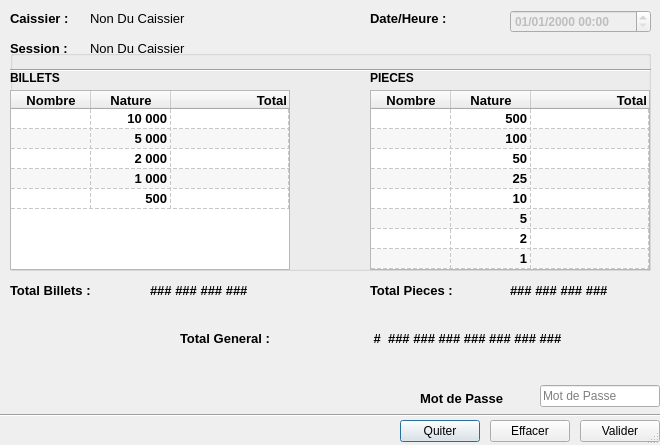
<?xml version="1.0" encoding="UTF-8"?>
<ui version="4.0">
 <class>CashDeskClosure</class>
 <widget class="QDialog" name="CashDeskClosure">
  <property name="geometry">
   <rect>
    <x>0</x>
    <y>0</y>
    <width>660</width>
    <height>445</height>
   </rect>
  </property>
  <property name="sizePolicy">
   <sizepolicy hsizetype="Fixed" vsizetype="Fixed">
    <horstretch>0</horstretch>
    <verstretch>0</verstretch>
   </sizepolicy>
  </property>
  <property name="minimumSize">
   <size>
    <width>660</width>
    <height>445</height>
   </size>
  </property>
  <property name="maximumSize">
   <size>
    <width>660</width>
    <height>445</height>
   </size>
  </property>
  <property name="windowTitle">
   <string>Billetage Pour Fermeture de Caisse</string>
  </property>
  <property name="sizeGripEnabled">
   <bool>true</bool>
  </property>
  <property name="modal">
   <bool>true</bool>
  </property>
  <widget class="QGroupBox" name="groupBox">
   <property name="geometry">
    <rect>
     <x>10</x>
     <y>50</y>
     <width>641</width>
     <height>221</height>
    </rect>
   </property>
   <property name="font">
    <font>
     <weight>75</weight>
     <bold>true</bold>
    </font>
   </property>
   <property name="title">
    <string/>
   </property>
   <widget class="QTableWidget" name="tblwidget_notes">
    <property name="geometry">
     <rect>
      <x>0</x>
      <y>40</y>
      <width>280</width>
      <height>180</height>
     </rect>
    </property>
    <property name="font">
     <font>
      <pointsize>10</pointsize>
      <weight>50</weight>
      <bold>false</bold>
     </font>
    </property>
    <property name="alternatingRowColors">
     <bool>true</bool>
    </property>
    <property name="selectionMode">
     <enum>QAbstractItemView::SingleSelection</enum>
    </property>
    <property name="gridStyle">
     <enum>Qt::DashLine</enum>
    </property>
    <property name="wordWrap">
     <bool>false</bool>
    </property>
    <attribute name="horizontalHeaderDefaultSectionSize">
     <number>80</number>
    </attribute>
    <attribute name="horizontalHeaderMinimumSectionSize">
     <number>80</number>
    </attribute>
    <attribute name="horizontalHeaderStretchLastSection">
     <bool>true</bool>
    </attribute>
    <attribute name="verticalHeaderVisible">
     <bool>false</bool>
    </attribute>
    <attribute name="verticalHeaderDefaultSectionSize">
     <number>20</number>
    </attribute>
    <attribute name="verticalHeaderMinimumSectionSize">
     <number>10</number>
    </attribute>
    <attribute name="verticalHeaderStretchLastSection">
     <bool>false</bool>
    </attribute>
    <row>
     <property name="text">
      <string>New Row</string>
     </property>
    </row>
    <row>
     <property name="text">
      <string>New Row</string>
     </property>
    </row>
    <row>
     <property name="text">
      <string>New Row</string>
     </property>
    </row>
    <row>
     <property name="text">
      <string>New Row</string>
     </property>
    </row>
    <row>
     <property name="text">
      <string>New Row</string>
     </property>
    </row>
    <column>
     <property name="text">
      <string>Nombre</string>
     </property>
     <property name="font">
      <font>
       <weight>75</weight>
       <bold>true</bold>
      </font>
     </property>
     <property name="textAlignment">
      <set>AlignCenter</set>
     </property>
     <property name="background">
      <color>
       <red>152</red>
       <green>152</green>
       <blue>152</blue>
      </color>
     </property>
    </column>
    <column>
     <property name="text">
      <string>Nature</string>
     </property>
     <property name="font">
      <font>
       <weight>75</weight>
       <bold>true</bold>
      </font>
     </property>
     <property name="background">
      <color>
       <red>152</red>
       <green>152</green>
       <blue>152</blue>
      </color>
     </property>
    </column>
    <column>
     <property name="text">
      <string>Total</string>
     </property>
     <property name="font">
      <font>
       <weight>75</weight>
       <bold>true</bold>
      </font>
     </property>
     <property name="textAlignment">
      <set>AlignTrailing|AlignVCenter</set>
     </property>
     <property name="background">
      <color>
       <red>152</red>
       <green>152</green>
       <blue>152</blue>
      </color>
     </property>
    </column>
    <item row="0" column="1">
     <property name="text">
      <string>10 000</string>
     </property>
     <property name="font">
      <font>
       <weight>75</weight>
       <bold>true</bold>
      </font>
     </property>
     <property name="textAlignment">
      <set>AlignTrailing|AlignVCenter</set>
     </property>
     <property name="flags">
      <set>ItemIsSelectable|ItemIsEnabled</set>
     </property>
    </item>
    <item row="0" column="2">
     <property name="text">
      <string/>
     </property>
     <property name="textAlignment">
      <set>AlignTrailing|AlignVCenter</set>
     </property>
    </item>
    <item row="1" column="1">
     <property name="text">
      <string>5 000</string>
     </property>
     <property name="font">
      <font>
       <weight>75</weight>
       <bold>true</bold>
      </font>
     </property>
     <property name="textAlignment">
      <set>AlignTrailing|AlignVCenter</set>
     </property>
     <property name="flags">
      <set>ItemIsSelectable|ItemIsEnabled</set>
     </property>
    </item>
    <item row="1" column="2">
     <property name="text">
      <string/>
     </property>
     <property name="textAlignment">
      <set>AlignTrailing|AlignVCenter</set>
     </property>
    </item>
    <item row="2" column="1">
     <property name="text">
      <string>2 000</string>
     </property>
     <property name="font">
      <font>
       <weight>75</weight>
       <bold>true</bold>
      </font>
     </property>
     <property name="textAlignment">
      <set>AlignTrailing|AlignVCenter</set>
     </property>
     <property name="flags">
      <set>ItemIsSelectable|ItemIsEnabled</set>
     </property>
    </item>
    <item row="2" column="2">
     <property name="text">
      <string/>
     </property>
     <property name="textAlignment">
      <set>AlignTrailing|AlignVCenter</set>
     </property>
    </item>
    <item row="3" column="1">
     <property name="text">
      <string>1 000</string>
     </property>
     <property name="font">
      <font>
       <weight>75</weight>
       <bold>true</bold>
      </font>
     </property>
     <property name="textAlignment">
      <set>AlignTrailing|AlignVCenter</set>
     </property>
     <property name="flags">
      <set>ItemIsSelectable|ItemIsEnabled</set>
     </property>
    </item>
    <item row="3" column="2">
     <property name="text">
      <string/>
     </property>
     <property name="textAlignment">
      <set>AlignTrailing|AlignVCenter</set>
     </property>
    </item>
    <item row="4" column="1">
     <property name="text">
      <string>500</string>
     </property>
     <property name="font">
      <font>
       <weight>75</weight>
       <bold>true</bold>
      </font>
     </property>
     <property name="textAlignment">
      <set>AlignTrailing|AlignVCenter</set>
     </property>
     <property name="flags">
      <set>ItemIsSelectable|ItemIsEnabled</set>
     </property>
    </item>
    <item row="4" column="2">
     <property name="text">
      <string/>
     </property>
     <property name="textAlignment">
      <set>AlignTrailing|AlignVCenter</set>
     </property>
    </item>
   </widget>
   <widget class="QLabel" name="label">
    <property name="geometry">
     <rect>
      <x>0</x>
      <y>20</y>
      <width>281</width>
      <height>16</height>
     </rect>
    </property>
    <property name="font">
     <font>
      <weight>75</weight>
      <bold>true</bold>
     </font>
    </property>
    <property name="text">
     <string>BILLETS</string>
    </property>
   </widget>
   <widget class="QLabel" name="label_2">
    <property name="geometry">
     <rect>
      <x>360</x>
      <y>20</y>
      <width>271</width>
      <height>16</height>
     </rect>
    </property>
    <property name="font">
     <font>
      <weight>75</weight>
      <bold>true</bold>
     </font>
    </property>
    <property name="text">
     <string>PIECES</string>
    </property>
   </widget>
   <widget class="QTableWidget" name="tblwidget_coins">
    <property name="geometry">
     <rect>
      <x>360</x>
      <y>40</y>
      <width>280</width>
      <height>180</height>
     </rect>
    </property>
    <property name="font">
     <font>
      <pointsize>10</pointsize>
      <weight>50</weight>
      <bold>false</bold>
     </font>
    </property>
    <property name="alternatingRowColors">
     <bool>true</bool>
    </property>
    <property name="selectionMode">
     <enum>QAbstractItemView::SingleSelection</enum>
    </property>
    <property name="gridStyle">
     <enum>Qt::DashLine</enum>
    </property>
    <property name="wordWrap">
     <bool>false</bool>
    </property>
    <attribute name="horizontalHeaderDefaultSectionSize">
     <number>80</number>
    </attribute>
    <attribute name="horizontalHeaderMinimumSectionSize">
     <number>80</number>
    </attribute>
    <attribute name="horizontalHeaderStretchLastSection">
     <bool>true</bool>
    </attribute>
    <attribute name="verticalHeaderVisible">
     <bool>false</bool>
    </attribute>
    <attribute name="verticalHeaderDefaultSectionSize">
     <number>20</number>
    </attribute>
    <attribute name="verticalHeaderMinimumSectionSize">
     <number>10</number>
    </attribute>
    <attribute name="verticalHeaderStretchLastSection">
     <bool>true</bool>
    </attribute>
    <row>
     <property name="text">
      <string>New Row</string>
     </property>
    </row>
    <row>
     <property name="text">
      <string>New Row</string>
     </property>
    </row>
    <row>
     <property name="text">
      <string>New Row</string>
     </property>
    </row>
    <row>
     <property name="text">
      <string>New Row</string>
     </property>
    </row>
    <row>
     <property name="text">
      <string>New Row</string>
     </property>
    </row>
    <row>
     <property name="text">
      <string>New Row</string>
     </property>
    </row>
    <row>
     <property name="text">
      <string>New Row</string>
     </property>
    </row>
    <row>
     <property name="text">
      <string>New Row</string>
     </property>
    </row>
    <column>
     <property name="text">
      <string>Nombre</string>
     </property>
     <property name="font">
      <font>
       <weight>75</weight>
       <bold>true</bold>
      </font>
     </property>
     <property name="textAlignment">
      <set>AlignCenter</set>
     </property>
     <property name="background">
      <color>
       <red>152</red>
       <green>152</green>
       <blue>152</blue>
      </color>
     </property>
    </column>
    <column>
     <property name="text">
      <string>Nature</string>
     </property>
     <property name="font">
      <font>
       <weight>75</weight>
       <bold>true</bold>
      </font>
     </property>
     <property name="background">
      <color>
       <red>152</red>
       <green>152</green>
       <blue>152</blue>
      </color>
     </property>
    </column>
    <column>
     <property name="text">
      <string>Total</string>
     </property>
     <property name="font">
      <font>
       <weight>75</weight>
       <bold>true</bold>
      </font>
     </property>
     <property name="textAlignment">
      <set>AlignTrailing|AlignVCenter</set>
     </property>
     <property name="background">
      <color>
       <red>152</red>
       <green>152</green>
       <blue>152</blue>
      </color>
     </property>
    </column>
    <item row="0" column="1">
     <property name="text">
      <string>500</string>
     </property>
     <property name="font">
      <font>
       <weight>75</weight>
       <bold>true</bold>
      </font>
     </property>
     <property name="textAlignment">
      <set>AlignTrailing|AlignVCenter</set>
     </property>
     <property name="flags">
      <set>ItemIsSelectable|ItemIsEnabled</set>
     </property>
    </item>
    <item row="0" column="2">
     <property name="text">
      <string/>
     </property>
     <property name="textAlignment">
      <set>AlignTrailing|AlignVCenter</set>
     </property>
    </item>
    <item row="1" column="1">
     <property name="text">
      <string>100</string>
     </property>
     <property name="font">
      <font>
       <weight>75</weight>
       <bold>true</bold>
      </font>
     </property>
     <property name="textAlignment">
      <set>AlignTrailing|AlignVCenter</set>
     </property>
     <property name="flags">
      <set>ItemIsSelectable|ItemIsEnabled</set>
     </property>
    </item>
    <item row="1" column="2">
     <property name="text">
      <string/>
     </property>
     <property name="textAlignment">
      <set>AlignTrailing|AlignVCenter</set>
     </property>
    </item>
    <item row="2" column="1">
     <property name="text">
      <string>50</string>
     </property>
     <property name="font">
      <font>
       <weight>75</weight>
       <bold>true</bold>
      </font>
     </property>
     <property name="textAlignment">
      <set>AlignTrailing|AlignVCenter</set>
     </property>
     <property name="flags">
      <set>ItemIsSelectable|ItemIsEnabled</set>
     </property>
    </item>
    <item row="2" column="2">
     <property name="text">
      <string/>
     </property>
     <property name="textAlignment">
      <set>AlignTrailing|AlignVCenter</set>
     </property>
    </item>
    <item row="3" column="1">
     <property name="text">
      <string>25</string>
     </property>
     <property name="font">
      <font>
       <weight>75</weight>
       <bold>true</bold>
      </font>
     </property>
     <property name="textAlignment">
      <set>AlignTrailing|AlignVCenter</set>
     </property>
     <property name="flags">
      <set>ItemIsSelectable|ItemIsEnabled</set>
     </property>
    </item>
    <item row="3" column="2">
     <property name="text">
      <string/>
     </property>
     <property name="textAlignment">
      <set>AlignTrailing|AlignVCenter</set>
     </property>
    </item>
    <item row="4" column="1">
     <property name="text">
      <string>10</string>
     </property>
     <property name="font">
      <font>
       <weight>75</weight>
       <bold>true</bold>
      </font>
     </property>
     <property name="textAlignment">
      <set>AlignTrailing|AlignVCenter</set>
     </property>
     <property name="flags">
      <set>ItemIsSelectable|ItemIsEnabled</set>
     </property>
    </item>
    <item row="4" column="2">
     <property name="text">
      <string/>
     </property>
     <property name="textAlignment">
      <set>AlignTrailing|AlignVCenter</set>
     </property>
    </item>
    <item row="5" column="1">
     <property name="text">
      <string>5</string>
     </property>
     <property name="font">
      <font>
       <weight>75</weight>
       <bold>true</bold>
      </font>
     </property>
     <property name="textAlignment">
      <set>AlignTrailing|AlignVCenter</set>
     </property>
     <property name="flags">
      <set>ItemIsSelectable|ItemIsEnabled</set>
     </property>
    </item>
    <item row="6" column="1">
     <property name="text">
      <string>2</string>
     </property>
     <property name="font">
      <font>
       <weight>75</weight>
       <bold>true</bold>
      </font>
     </property>
     <property name="textAlignment">
      <set>AlignTrailing|AlignVCenter</set>
     </property>
     <property name="flags">
      <set>ItemIsSelectable|ItemIsEnabled</set>
     </property>
    </item>
    <item row="7" column="1">
     <property name="text">
      <string>1</string>
     </property>
     <property name="font">
      <font>
       <weight>75</weight>
       <bold>true</bold>
      </font>
     </property>
     <property name="textAlignment">
      <set>AlignTrailing|AlignVCenter</set>
     </property>
     <property name="flags">
      <set>ItemIsSelectable|ItemIsEnabled</set>
     </property>
    </item>
   </widget>
  </widget>
  <widget class="QPushButton" name="ptn_quit">
   <property name="geometry">
    <rect>
     <x>400</x>
     <y>420</y>
     <width>80</width>
     <height>22</height>
    </rect>
   </property>
   <property name="toolTip">
    <string>Quiter sans Rien Enregistrer</string>
   </property>
   <property name="text">
    <string>Quiter</string>
   </property>
  </widget>
  <widget class="QPushButton" name="pbtn_validate">
   <property name="geometry">
    <rect>
     <x>580</x>
     <y>420</y>
     <width>80</width>
     <height>22</height>
    </rect>
   </property>
   <property name="toolTip">
    <string>Valider la Fermeture de caisse</string>
   </property>
   <property name="text">
    <string>Valider</string>
   </property>
  </widget>
  <widget class="QPushButton" name="pbtn_clear">
   <property name="geometry">
    <rect>
     <x>490</x>
     <y>420</y>
     <width>80</width>
     <height>22</height>
    </rect>
   </property>
   <property name="toolTip">
    <string>Effacer le Formulaire</string>
   </property>
   <property name="text">
    <string>Effacer</string>
   </property>
  </widget>
  <widget class="Line" name="line_bottom">
   <property name="geometry">
    <rect>
     <x>0</x>
     <y>405</y>
     <width>661</width>
     <height>20</height>
    </rect>
   </property>
   <property name="orientation">
    <enum>Qt::Horizontal</enum>
   </property>
  </widget>
  <widget class="QLabel" name="label_3">
   <property name="geometry">
    <rect>
     <x>180</x>
     <y>330</y>
     <width>111</width>
     <height>16</height>
    </rect>
   </property>
   <property name="font">
    <font>
     <pointsize>10</pointsize>
     <weight>75</weight>
     <bold>true</bold>
    </font>
   </property>
   <property name="text">
    <string>Total General :</string>
   </property>
  </widget>
  <widget class="QLabel" name="label_4">
   <property name="geometry">
    <rect>
     <x>370</x>
     <y>280</y>
     <width>141</width>
     <height>20</height>
    </rect>
   </property>
   <property name="font">
    <font>
     <pointsize>10</pointsize>
     <weight>75</weight>
     <bold>true</bold>
    </font>
   </property>
   <property name="text">
    <string>Total Pieces :</string>
   </property>
  </widget>
  <widget class="QLabel" name="label_5">
   <property name="geometry">
    <rect>
     <x>10</x>
     <y>280</y>
     <width>141</width>
     <height>21</height>
    </rect>
   </property>
   <property name="font">
    <font>
     <pointsize>10</pointsize>
     <weight>75</weight>
     <bold>true</bold>
    </font>
   </property>
   <property name="text">
    <string>Total Billets :</string>
   </property>
  </widget>
  <widget class="QLabel" name="total_notes">
   <property name="geometry">
    <rect>
     <x>150</x>
     <y>280</y>
     <width>141</width>
     <height>20</height>
    </rect>
   </property>
   <property name="font">
    <font>
     <pointsize>10</pointsize>
     <weight>75</weight>
     <bold>true</bold>
    </font>
   </property>
   <property name="text">
    <string>### ### ### ###</string>
   </property>
  </widget>
  <widget class="QLabel" name="total_coins">
   <property name="geometry">
    <rect>
     <x>510</x>
     <y>280</y>
     <width>141</width>
     <height>20</height>
    </rect>
   </property>
   <property name="font">
    <font>
     <pointsize>10</pointsize>
     <weight>75</weight>
     <bold>true</bold>
    </font>
   </property>
   <property name="text">
    <string>### ### ### ###</string>
   </property>
  </widget>
  <widget class="QLabel" name="grand_total">
   <property name="geometry">
    <rect>
     <x>370</x>
     <y>323</y>
     <width>280</width>
     <height>31</height>
    </rect>
   </property>
   <property name="font">
    <font>
     <pointsize>10</pointsize>
     <weight>75</weight>
     <bold>true</bold>
    </font>
   </property>
   <property name="text">
    <string> #  ### ### ### ### ### ### ### </string>
   </property>
  </widget>
  <widget class="QLineEdit" name="ledit_passwd">
   <property name="geometry">
    <rect>
     <x>540</x>
     <y>385</y>
     <width>120</width>
     <height>22</height>
    </rect>
   </property>
   <property name="text">
    <string/>
   </property>
   <property name="echoMode">
    <enum>QLineEdit::Password</enum>
   </property>
   <property name="placeholderText">
    <string>Mot de Passe</string>
   </property>
  </widget>
  <widget class="QLabel" name="label_6">
   <property name="geometry">
    <rect>
     <x>10</x>
     <y>10</y>
     <width>81</width>
     <height>16</height>
    </rect>
   </property>
   <property name="font">
    <font>
     <pointsize>10</pointsize>
     <weight>75</weight>
     <bold>true</bold>
    </font>
   </property>
   <property name="text">
    <string>Caissier :</string>
   </property>
  </widget>
  <widget class="QLabel" name="cashier_name">
   <property name="geometry">
    <rect>
     <x>90</x>
     <y>10</y>
     <width>241</width>
     <height>16</height>
    </rect>
   </property>
   <property name="font">
    <font>
     <pointsize>10</pointsize>
     <weight>50</weight>
     <bold>false</bold>
    </font>
   </property>
   <property name="text">
    <string>Non Du Caissier</string>
   </property>
  </widget>
  <widget class="QLabel" name="lbl_passwd">
   <property name="geometry">
    <rect>
     <x>420</x>
     <y>390</y>
     <width>101</width>
     <height>16</height>
    </rect>
   </property>
   <property name="font">
    <font>
     <pointsize>10</pointsize>
     <weight>75</weight>
     <bold>true</bold>
    </font>
   </property>
   <property name="text">
    <string>Mot de Passe</string>
   </property>
  </widget>
  <widget class="QDateTimeEdit" name="date">
   <property name="enabled">
    <bool>false</bool>
   </property>
   <property name="geometry">
    <rect>
     <x>510</x>
     <y>10</y>
     <width>141</width>
     <height>23</height>
    </rect>
   </property>
   <property name="font">
    <font>
     <weight>75</weight>
     <bold>true</bold>
    </font>
   </property>
   <property name="displayFormat">
    <string>dd/MM/yyyy HH:mm</string>
   </property>
  </widget>
  <widget class="QLabel" name="label_7">
   <property name="geometry">
    <rect>
     <x>370</x>
     <y>10</y>
     <width>101</width>
     <height>16</height>
    </rect>
   </property>
   <property name="font">
    <font>
     <pointsize>10</pointsize>
     <weight>75</weight>
     <bold>true</bold>
    </font>
   </property>
   <property name="text">
    <string>Date/Heure :</string>
   </property>
  </widget>
  <widget class="QLabel" name="label_9">
   <property name="geometry">
    <rect>
     <x>10</x>
     <y>40</y>
     <width>71</width>
     <height>16</height>
    </rect>
   </property>
   <property name="font">
    <font>
     <pointsize>10</pointsize>
     <weight>75</weight>
     <bold>true</bold>
    </font>
   </property>
   <property name="text">
    <string>Session :</string>
   </property>
  </widget>
  <widget class="QLabel" name="sales_session_number">
   <property name="geometry">
    <rect>
     <x>90</x>
     <y>38</y>
     <width>241</width>
     <height>20</height>
    </rect>
   </property>
   <property name="font">
    <font>
     <pointsize>10</pointsize>
     <weight>50</weight>
     <bold>false</bold>
    </font>
   </property>
   <property name="text">
    <string>Non Du Caissier</string>
   </property>
  </widget>
  <widget class="Line" name="line_top">
   <property name="geometry">
    <rect>
     <x>10</x>
     <y>60</y>
     <width>641</width>
     <height>20</height>
    </rect>
   </property>
   <property name="orientation">
    <enum>Qt::Horizontal</enum>
   </property>
  </widget>
 </widget>
 <resources/>
 <connections/>
</ui>
